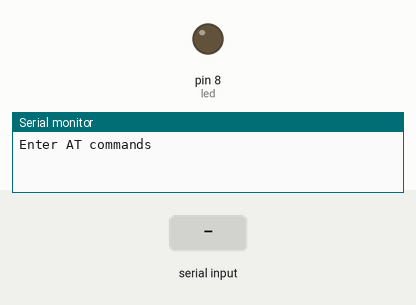
Recording of a sketch running on a simulated Arduino Uno, built with avr-gcc and run on an emulated ATmega328P. On the bench: output pins drawn as LEDs (lit = HIGH), the last lines printed to the serial monitor. The inputs (shaded band) are chosen by the test bench.

Above: at 1.2 s.
1.3 s: "90,45\n" received over the second serial link
2.8 s: "200\n" received over the second serial link
At 3.7 s:
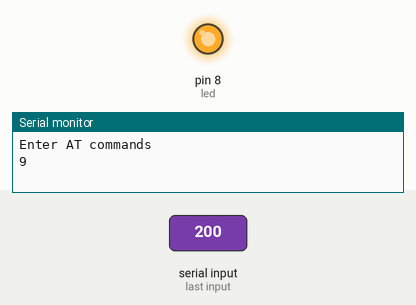
4.3 s: "30,150\n" received over the second serial link
At 4.8 s:
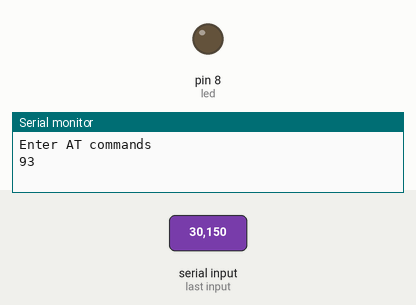
Timing chart, 0 to 7.3 s (numbered marks = the images above; inputs shaded):
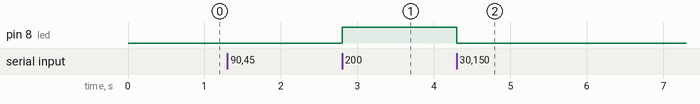

The sketch:

bluetooth2.ino
```cpp
#include <SoftwareSerial.h>
SoftwareSerial BTSerial(10,11); // RX | TX


String inputString = "";         // a string to hold incoming data
boolean stringComplete = false;  // whether the string is complete
int led = 8;
int level = 1;

void setup() {
  // initialize serial:
  Serial.begin(9600);
  Serial.println("Enter AT commands");
  BTSerial.begin(9600);
  pinMode(led,OUTPUT);

  // reserve 200 bytes for the inputString:
  inputString.reserve(200);
}

void loop() {
  if(BTSerial.available()){
    Serial.write(BTSerial.read());
  }
  //keeping reading form arduino Serial and send to HC-06
  if(Serial.available()){
    BTSerial.write(Serial.read());
  }
  serialEvent();
  // print the string when a newline arrives:
  if (stringComplete) {
    level = inputString.toInt();
    // clear the string:
    inputString = "";
    stringComplete = false;
  }

  analogWrite(led,level);

}

/*
  SerialEvent occurs whenever a new data comes in the
 hardware serial RX.  This routine is run between each
 time loop() runs, so using delay inside loop can delay
 response.  Multiple bytes of data may be available.
 */
void serialEvent() {
  while (BTSerial.available()) {
    // get the new byte:
    char inChar = (char)BTSerial.read();
    // add it to the inputString:
    inputString += inChar;
    // if the incoming character is a newline, set a flag
    // so the main loop can do something about it:
    if (inChar == '\n') {
      stringComplete = true;
    }
  }
}
```

Measured:
- after the input at 2.8 s, pin 8 (led): LOW → HIGH at once
- after the input at 4.3 s, pin 8 (led): HIGH → LOW at once
